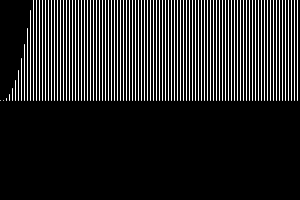
Frame 1 (no input)
Frame 60 (the mouse pressed at the canvas centre just before this capture): identical to frame 1, image omitted
Frame 120 (the mouse held since frame 60 and released just before this capture): identical to frame 1, image omitted

The Processing sketch that drew this single still picture (run headless with seeded random() and noise(); from frame 60 on, the mouse is pressed at the canvas centre):

// Processing sketch: Parabel
// ── Parabel.pde
int p;
int num = 100;

float a = 1;
float b = 1;
float c = 0;

void setup(){
  size(300, 200); 
  stroke(255);
}


void draw(){
  background(0);
  p = mouseX/(width/num);
  
  for(int i=0; i<num; i++){
    float x = i;
    line(i*(width/num), height/2, i*(width/num), height*0.5 - pow(a*x,2)+b*x+c);
  }
}
